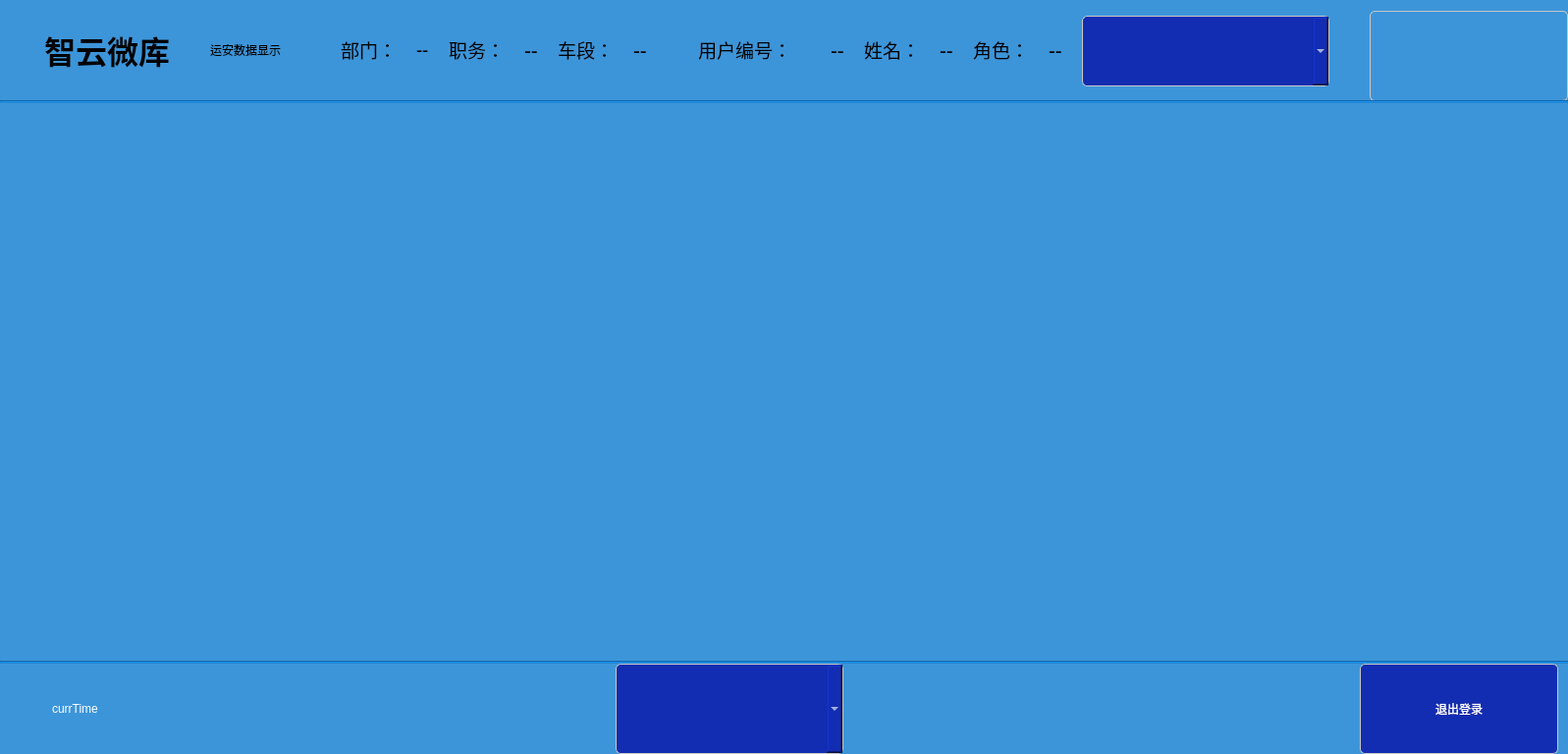
<?xml version="1.0" encoding="UTF-8"?>
<ui version="4.0">
 <class>SmartCabinetClass</class>
 <widget class="QMainWindow" name="SmartCabinetClass">
  <property name="geometry">
   <rect>
    <x>0</x>
    <y>0</y>
    <width>1597</width>
    <height>768</height>
   </rect>
  </property>
  <property name="windowTitle">
   <string>SmartCabinet</string>
  </property>
  <property name="styleSheet">
   <string notr="true">#centralWidget{
background-color:rgb(61,149,217);
}</string>
  </property>
  <widget class="QWidget" name="centralWidget">
   <property name="styleSheet">
    <string notr="true">QComboBox {
border: 1px solid rgb(200, 200, 200);
padding-left:30px;
background-color: rgb(18, 45, 177);
border-radius:5px;
font: 24pt &quot;微软雅黑&quot;;
color: rgb(255, 255, 255);
min-height:90px;
min-width:200px;
}

QComboBox:hover {
background-color: rgb(18, 45, 177);
border-radius:5px;
font: 24pt &quot;微软雅黑&quot;;
color: rgb(255, 255, 255);
}
QComboBox:pressed {
/*background-color: rgba(43, 102, 150,0.9);*/
}

QComboBox QAbstractItemView{
font: 24pt &quot;微软雅黑&quot;;
color: rgb(0, 0, 0);
background-color: rgb(181, 208, 214);
selection-color:rgb(186, 186, 186);
selection-background-color:rgba(56, 155, 173,0.9);
outline:0px;
min-height:100px;
border:1px solid  #339933;
margin: 0 0 0 0;
}

QComboBox QAbstractItemView::item {
font: 24pt &quot;微软雅黑&quot;;
color: rgb(0, 0, 0);
min-height:100px;
border:none;
}

QComboBox QAbstractItemView::item:hover {
font: 24pt &quot;微软雅黑&quot;;
color: rgb(0, 0, 0);
background-color: rgb(181, 208, 214);
min-height:100px;
border:none;
}

QComboBox::drop-down {
image: url(:/SmartCabinet/img/downarrow.png);
width:30px;
subcontrol-origin: padding;
subcontrol-position: top right;
}

QPushButton
{
border: 1px solid rgb(200, 200, 200);
background-color: rgb(18, 45, 177);
border-radius:5px;
font: 24pt &quot;Microsoft YaHei&quot;;
color: rgb(255, 255, 255);
min-height:90px;
min-width:200px;
}

QPushButton:hover
{
border-radius:5px;
background-color: rgb(18, 45, 177);
font: 24pt &quot;Microsoft YaHei&quot;;
color: rgb(255, 255, 255);
}
QPushButton:pressed{
background-color: rgb(43, 102, 150);
}
QPushButton:disabled{
background-color: rgb(173, 173, 173)
}</string>
   </property>
   <layout class="QVBoxLayout" name="verticalLayout" stretch="1,0,7,1,1">
    <property name="spacing">
     <number>0</number>
    </property>
    <property name="leftMargin">
     <number>0</number>
    </property>
    <property name="topMargin">
     <number>0</number>
    </property>
    <property name="rightMargin">
     <number>0</number>
    </property>
    <property name="bottomMargin">
     <number>0</number>
    </property>
    <item>
     <widget class="QWidget" name="widget_top" native="true">
      <property name="styleSheet">
       <string notr="true">#label_logo{
border-image: url(:/SmartCabinet/img/logo_32_32.png);
}
#pushButton_exit{
border-image: url(:/SmartCabinet/img/logo2_lu3D.png);
background-color: rgba(255, 255, 255,0);
}
#label_yunan{
font:16pt &quot;微软雅黑&quot;;
color: rgb(0, 0, 0);
}</string>
      </property>
      <layout class="QHBoxLayout" name="horizontalLayout">
       <property name="spacing">
        <number>2</number>
       </property>
       <property name="topMargin">
        <number>5</number>
       </property>
       <property name="rightMargin">
        <number>0</number>
       </property>
       <property name="bottomMargin">
        <number>5</number>
       </property>
       <item>
        <widget class="QLabel" name="label_logo">
         <property name="minimumSize">
          <size>
           <width>32</width>
           <height>32</height>
          </size>
         </property>
         <property name="maximumSize">
          <size>
           <width>32</width>
           <height>32</height>
          </size>
         </property>
         <property name="text">
          <string/>
         </property>
        </widget>
       </item>
       <item>
        <widget class="QLabel" name="label_title">
         <property name="font">
          <font>
           <family>微软雅黑</family>
           <pointsize>36</pointsize>
          </font>
         </property>
         <property name="text">
          <string>&lt;html&gt;&lt;head/&gt;&lt;body&gt;&lt;p&gt;&lt;span style=&quot; font-size:24pt; font-weight:600;&quot;&gt;智云微库&lt;/span&gt;&lt;/p&gt;&lt;/body&gt;&lt;/html&gt;</string>
         </property>
        </widget>
       </item>
       <item>
        <spacer name="horizontalSpacer">
         <property name="orientation">
          <enum>Qt::Horizontal</enum>
         </property>
         <property name="sizeHint" stdset="0">
          <size>
           <width>262</width>
           <height>20</height>
          </size>
         </property>
        </spacer>
       </item>
       <item>
        <widget class="QLabel" name="label_yunan">
         <property name="text">
          <string>运安数据显示</string>
         </property>
        </widget>
       </item>
       <item>
        <widget class="QWidget" name="widget_info" native="true">
         <property name="styleSheet">
          <string notr="true">QLabel{
font:16pt &quot;微软雅黑&quot;;
color: rgb(0, 0, 0);
}
QComboBox{
min-height:70px;
min-width:220px;
}
QComboBox#comboBoxUserRole QListView::item::hover
{
background-color: rgba(44, 110, 201,0.7);
}
</string>
         </property>
         <layout class="QHBoxLayout" name="horizontalLayoutBaseInfo" stretch="1,1,1,1,1,1,1,1,18,2,3,0,1,2,1,0,2">
          <property name="spacing">
           <number>20</number>
          </property>
          <property name="leftMargin">
           <number>0</number>
          </property>
          <property name="topMargin">
           <number>0</number>
          </property>
          <property name="rightMargin">
           <number>0</number>
          </property>
          <property name="bottomMargin">
           <number>0</number>
          </property>
          <item>
           <widget class="QLabel" name="labelSpace">
            <property name="text">
             <string/>
            </property>
           </widget>
          </item>
          <item>
           <widget class="QLabel" name="labelSpace_2">
            <property name="font">
             <font>
              <family>微软雅黑</family>
              <pointsize>16</pointsize>
              <weight>50</weight>
              <italic>false</italic>
              <bold>false</bold>
             </font>
            </property>
            <property name="text">
             <string/>
            </property>
           </widget>
          </item>
          <item>
           <widget class="QLabel" name="labelCarModel">
            <property name="font">
             <font>
              <family>微软雅黑</family>
              <pointsize>16</pointsize>
             </font>
            </property>
            <property name="text">
             <string>&lt;html&gt;&lt;head/&gt;&lt;body&gt;&lt;p&gt;&lt;span style=&quot; font-size:14pt;&quot;&gt;部门：&lt;/span&gt;&lt;/p&gt;&lt;/body&gt;&lt;/html&gt;</string>
            </property>
           </widget>
          </item>
          <item>
           <widget class="QLabel" name="labelCarModelValue">
            <property name="font">
             <font>
              <family>微软雅黑</family>
              <pointsize>16</pointsize>
              <weight>50</weight>
              <italic>false</italic>
              <bold>false</bold>
             </font>
            </property>
            <property name="text">
             <string>&lt;html&gt;&lt;head/&gt;&lt;body&gt;&lt;p&gt;&lt;span style=&quot; font-size:14pt;&quot;&gt;--&lt;/span&gt;&lt;/p&gt;&lt;/body&gt;&lt;/html&gt;</string>
            </property>
           </widget>
          </item>
          <item>
           <widget class="QLabel" name="labelCarNum">
            <property name="font">
             <font>
              <family>微软雅黑</family>
              <pointsize>16</pointsize>
              <weight>50</weight>
              <italic>false</italic>
              <bold>false</bold>
             </font>
            </property>
            <property name="text">
             <string>&lt;html&gt;&lt;head/&gt;&lt;body&gt;&lt;p&gt;&lt;span style=&quot; font-size:14pt;&quot;&gt;职务：&lt;/span&gt;&lt;/p&gt;&lt;/body&gt;&lt;/html&gt;</string>
            </property>
           </widget>
          </item>
          <item>
           <widget class="QLabel" name="labelCarNumValue">
            <property name="font">
             <font>
              <family>微软雅黑</family>
              <pointsize>16</pointsize>
              <weight>50</weight>
              <italic>false</italic>
              <bold>false</bold>
             </font>
            </property>
            <property name="text">
             <string>&lt;html&gt;&lt;head/&gt;&lt;body&gt;&lt;p&gt;--&lt;/p&gt;&lt;/body&gt;&lt;/html&gt;</string>
            </property>
           </widget>
          </item>
          <item>
           <widget class="QLabel" name="labelCarSegment">
            <property name="font">
             <font>
              <family>微软雅黑</family>
              <pointsize>16</pointsize>
              <weight>50</weight>
              <italic>false</italic>
              <bold>false</bold>
             </font>
            </property>
            <property name="text">
             <string>&lt;html&gt;&lt;head/&gt;&lt;body&gt;&lt;p&gt;&lt;span style=&quot; font-size:14pt;&quot;&gt;车段：&lt;/span&gt;&lt;/p&gt;&lt;/body&gt;&lt;/html&gt;</string>
            </property>
           </widget>
          </item>
          <item>
           <widget class="QLabel" name="labelCarSegmentValue">
            <property name="font">
             <font>
              <family>微软雅黑</family>
              <pointsize>16</pointsize>
              <weight>50</weight>
              <italic>false</italic>
              <bold>false</bold>
             </font>
            </property>
            <property name="text">
             <string>&lt;html&gt;&lt;head/&gt;&lt;body&gt;&lt;p&gt;--&lt;/p&gt;&lt;/body&gt;&lt;/html&gt;</string>
            </property>
           </widget>
          </item>
          <item>
           <widget class="QLabel" name="labelSpace_3">
            <property name="enabled">
             <bool>true</bool>
            </property>
            <property name="font">
             <font>
              <family>微软雅黑</family>
              <pointsize>16</pointsize>
              <weight>50</weight>
              <italic>false</italic>
              <bold>false</bold>
             </font>
            </property>
            <property name="text">
             <string/>
            </property>
           </widget>
          </item>
          <item>
           <widget class="QLabel" name="labelUserID">
            <property name="font">
             <font>
              <family>微软雅黑</family>
              <pointsize>16</pointsize>
              <weight>50</weight>
              <italic>false</italic>
              <bold>false</bold>
             </font>
            </property>
            <property name="text">
             <string>&lt;html&gt;&lt;head/&gt;&lt;body&gt;&lt;p&gt;&lt;span style=&quot; font-size:14pt;&quot;&gt;用户编号：&lt;/span&gt;&lt;/p&gt;&lt;/body&gt;&lt;/html&gt;</string>
            </property>
           </widget>
          </item>
          <item>
           <widget class="QLabel" name="labelUserIDValue">
            <property name="font">
             <font>
              <family>微软雅黑</family>
              <pointsize>16</pointsize>
              <weight>50</weight>
              <italic>false</italic>
              <bold>false</bold>
             </font>
            </property>
            <property name="text">
             <string>&lt;html&gt;&lt;head/&gt;&lt;body&gt;&lt;p&gt;&lt;br/&gt;&lt;/p&gt;&lt;/body&gt;&lt;/html&gt;</string>
            </property>
           </widget>
          </item>
          <item>
           <widget class="QLabel" name="labelUserRoleValue">
            <property name="font">
             <font>
              <family>微软雅黑</family>
              <pointsize>16</pointsize>
              <weight>50</weight>
              <italic>false</italic>
              <bold>false</bold>
             </font>
            </property>
            <property name="text">
             <string>&lt;html&gt;&lt;head/&gt;&lt;body&gt;&lt;p&gt;--&lt;/p&gt;&lt;/body&gt;&lt;/html&gt;</string>
            </property>
           </widget>
          </item>
          <item>
           <widget class="QLabel" name="labelUserName">
            <property name="font">
             <font>
              <family>微软雅黑</family>
              <pointsize>16</pointsize>
              <weight>50</weight>
              <italic>false</italic>
              <bold>false</bold>
             </font>
            </property>
            <property name="text">
             <string>&lt;html&gt;&lt;head/&gt;&lt;body&gt;&lt;p&gt;&lt;span style=&quot; font-size:14pt;&quot;&gt;姓名：&lt;/span&gt;&lt;/p&gt;&lt;/body&gt;&lt;/html&gt;</string>
            </property>
           </widget>
          </item>
          <item>
           <widget class="QLabel" name="labelUserNameValue">
            <property name="font">
             <font>
              <family>微软雅黑</family>
              <pointsize>16</pointsize>
              <weight>50</weight>
              <italic>false</italic>
              <bold>false</bold>
             </font>
            </property>
            <property name="text">
             <string>&lt;html&gt;&lt;head/&gt;&lt;body&gt;&lt;p&gt;--&lt;/p&gt;&lt;/body&gt;&lt;/html&gt;</string>
            </property>
           </widget>
          </item>
          <item>
           <widget class="QLabel" name="labelUserRole">
            <property name="font">
             <font>
              <family>微软雅黑</family>
              <pointsize>16</pointsize>
              <weight>50</weight>
              <italic>false</italic>
              <bold>false</bold>
             </font>
            </property>
            <property name="text">
             <string>&lt;html&gt;&lt;head/&gt;&lt;body&gt;&lt;p&gt;&lt;span style=&quot; font-size:14pt;&quot;&gt;角色：&lt;/span&gt;&lt;/p&gt;&lt;/body&gt;&lt;/html&gt;</string>
            </property>
           </widget>
          </item>
          <item>
           <widget class="QLabel" name="labelUserRole_2">
            <property name="font">
             <font>
              <family>微软雅黑</family>
              <pointsize>16</pointsize>
              <weight>50</weight>
              <italic>false</italic>
              <bold>false</bold>
             </font>
            </property>
            <property name="text">
             <string>&lt;html&gt;&lt;head/&gt;&lt;body&gt;&lt;p&gt;--&lt;/p&gt;&lt;/body&gt;&lt;/html&gt;</string>
            </property>
           </widget>
          </item>
          <item>
           <widget class="QComboBox" name="comboBoxUserRole">
            <property name="sizePolicy">
             <sizepolicy hsizetype="Preferred" vsizetype="Preferred">
              <horstretch>0</horstretch>
              <verstretch>0</verstretch>
             </sizepolicy>
            </property>
            <property name="minimumSize">
             <size>
              <width>252</width>
              <height>72</height>
             </size>
            </property>
            <property name="maximumSize">
             <size>
              <width>180</width>
              <height>70</height>
             </size>
            </property>
            <property name="font">
             <font>
              <family>微软雅黑</family>
              <pointsize>24</pointsize>
              <weight>50</weight>
              <italic>false</italic>
              <bold>false</bold>
             </font>
            </property>
            <property name="styleSheet">
             <string notr="true"/>
            </property>
            <property name="inputMethodHints">
             <set>Qt::ImhNone</set>
            </property>
            <property name="currentText">
             <string/>
            </property>
           </widget>
          </item>
         </layout>
        </widget>
       </item>
       <item>
        <spacer name="horizontalSpacer_2">
         <property name="orientation">
          <enum>Qt::Horizontal</enum>
         </property>
         <property name="sizeHint" stdset="0">
          <size>
           <width>261</width>
           <height>20</height>
          </size>
         </property>
        </spacer>
       </item>
       <item>
        <widget class="QPushButton" name="pushButton_exit">
         <property name="minimumSize">
          <size>
           <width>202</width>
           <height>92</height>
          </size>
         </property>
         <property name="maximumSize">
          <size>
           <width>160</width>
           <height>80</height>
          </size>
         </property>
         <property name="text">
          <string/>
         </property>
        </widget>
       </item>
      </layout>
     </widget>
    </item>
    <item>
     <widget class="Line" name="line_1">
      <property name="styleSheet">
       <string notr="true">background-color: rgba(16, 126, 211,0.6);</string>
      </property>
      <property name="orientation">
       <enum>Qt::Horizontal</enum>
      </property>
     </widget>
    </item>
    <item>
     <widget class="ToolsWidget" name="widget_main" native="true"/>
    </item>
    <item>
     <widget class="Line" name="line_2">
      <property name="styleSheet">
       <string notr="true">background-color: rgba(16, 126, 211,0.6);</string>
      </property>
      <property name="orientation">
       <enum>Qt::Horizontal</enum>
      </property>
     </widget>
    </item>
    <item>
     <widget class="QWidget" name="widget_bottom" native="true">
      <layout class="QHBoxLayout" name="horizontalLayout_3">
       <property name="spacing">
        <number>0</number>
       </property>
       <property name="leftMargin">
        <number>10</number>
       </property>
       <property name="topMargin">
        <number>0</number>
       </property>
       <property name="rightMargin">
        <number>10</number>
       </property>
       <property name="bottomMargin">
        <number>0</number>
       </property>
       <item>
        <widget class="QWidget" name="widget_button" native="true"/>
       </item>
       <item>
        <widget class="QWidget" name="widget_op" native="true">
         <property name="styleSheet">
          <string notr="true">#label_time{
font: 30pt &quot;微软雅黑&quot;;
color: rgb(255, 255, 255);
padding-left:20%;
}
QComboBox#comboBox_lockType QListView::item::hover
{
background-color: rgba(44, 110, 201,0.7);
}</string>
         </property>
         <layout class="QHBoxLayout" name="horizontalLayout_2">
          <property name="spacing">
           <number>30</number>
          </property>
          <property name="leftMargin">
           <number>20</number>
          </property>
          <property name="topMargin">
           <number>0</number>
          </property>
          <property name="rightMargin">
           <number>0</number>
          </property>
          <property name="bottomMargin">
           <number>0</number>
          </property>
          <item>
           <widget class="QLabel" name="label_time">
            <property name="text">
             <string>currTime</string>
            </property>
           </widget>
          </item>
          <item>
           <spacer name="horizontalSpacer_3">
            <property name="orientation">
             <enum>Qt::Horizontal</enum>
            </property>
            <property name="sizeHint" stdset="0">
             <size>
              <width>539</width>
              <height>20</height>
             </size>
            </property>
           </spacer>
          </item>
          <item>
           <widget class="QComboBox" name="comboBox_lockType">
            <property name="minimumSize">
             <size>
              <width>232</width>
              <height>92</height>
             </size>
            </property>
           </widget>
          </item>
          <item>
           <spacer name="horizontalSpacer_4">
            <property name="orientation">
             <enum>Qt::Horizontal</enum>
            </property>
            <property name="sizeHint" stdset="0">
             <size>
              <width>540</width>
              <height>20</height>
             </size>
            </property>
           </spacer>
          </item>
          <item>
           <widget class="QPushButton" name="pushButton_logout">
            <property name="minimumSize">
             <size>
              <width>202</width>
              <height>92</height>
             </size>
            </property>
            <property name="text">
             <string>退出登录</string>
            </property>
           </widget>
          </item>
         </layout>
        </widget>
       </item>
      </layout>
     </widget>
    </item>
   </layout>
  </widget>
 </widget>
 <layoutdefault spacing="6" margin="11"/>
 <customwidgets>
  <customwidget>
   <class>ToolsWidget</class>
   <extends>QWidget</extends>
   <header>ToolsWidget.h</header>
   <container>1</container>
  </customwidget>
 </customwidgets>
 <resources>
  <include location="smartcabinet.qrc"/>
 </resources>
 <connections/>
</ui>
